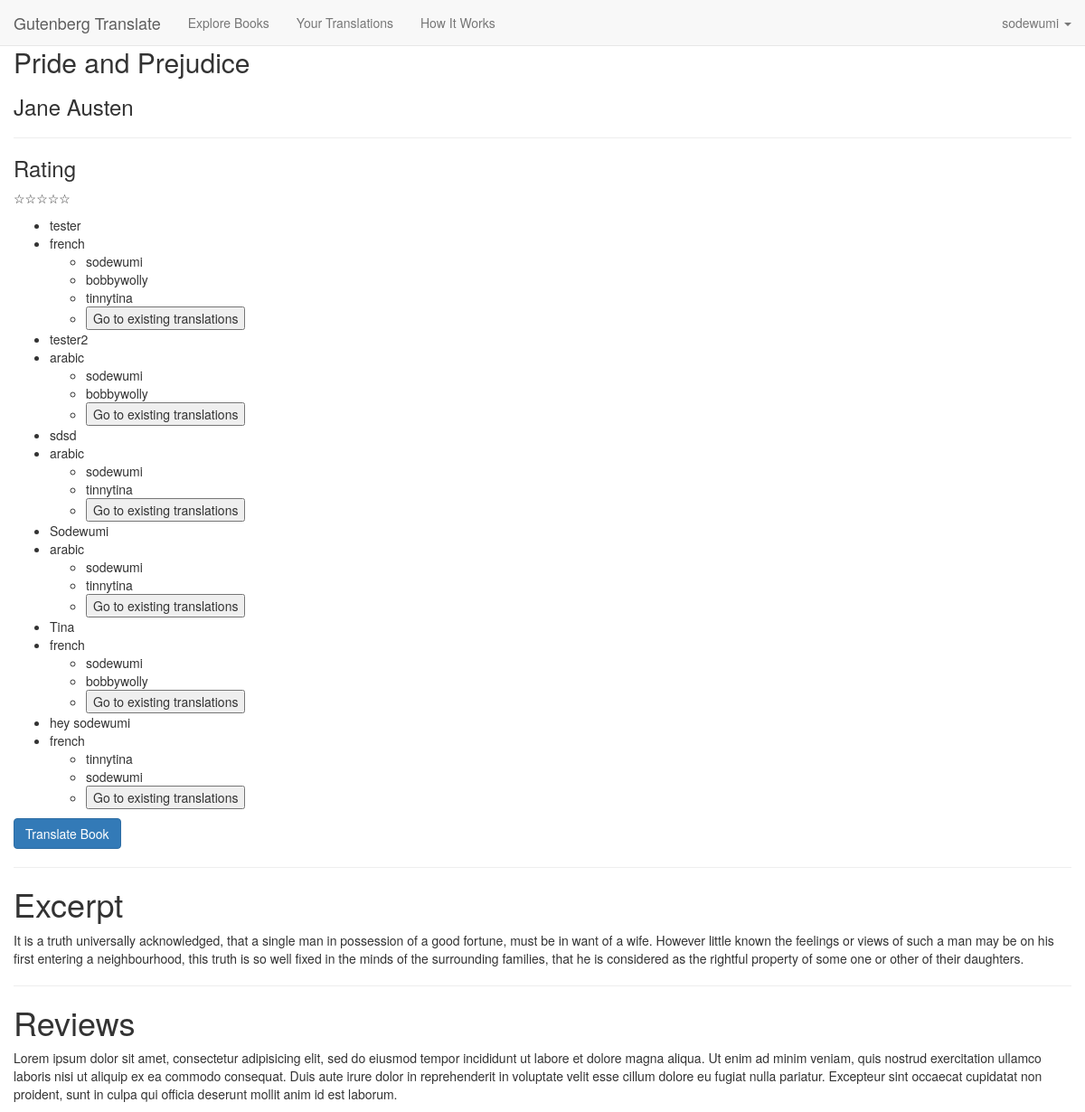
The page /description/42671 (signed in) on the database as committed earlier.
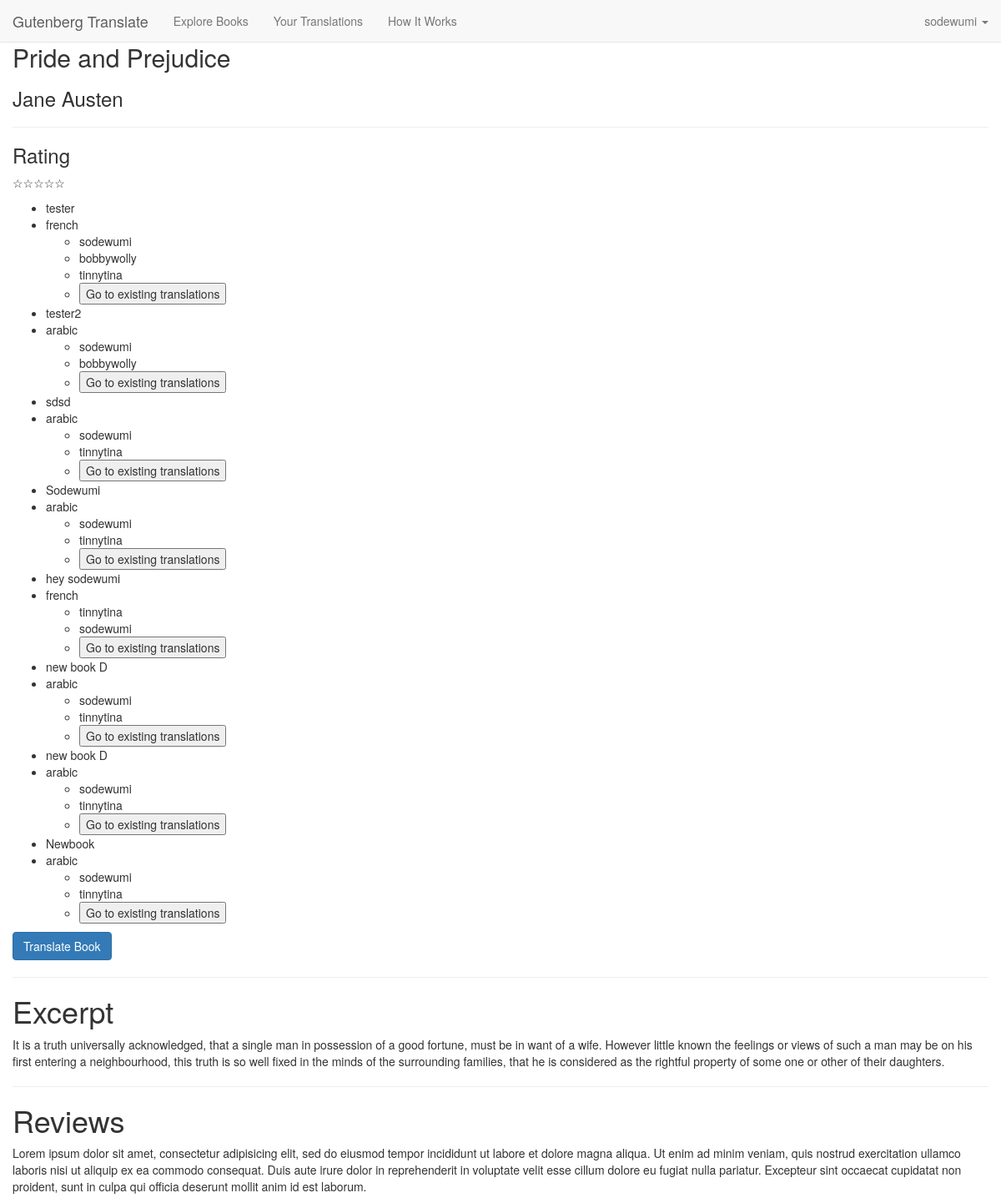
The same page on the database as committed later.
### model.py (models this page shows, shortened)
class Book(db.Model):
    __tablename__ = "books"
    book_id = db.Column(db.Integer, primary_key=True, autoincrement=True)
    name = db.Column(db.String(50), nullable=False)
    author = db.Column(db.String(45))
    reviews = db.Column(db.String())
    rating = db.Column(db.Integer)
    cover = db.Column(db.String())
    genre_name = db.Column(db.String(10))
    gutenberg_extraction_num = db.Column(db.String(10))
    isbn = db.Column(db.String(10))
    chapters = db.relationship("Chapter", backref="book")
    groups = db.relationship("Group", backref=db.backref("books"),
        secondary="bookgroups")

class Group(db.Model):
    __tablename__ = "groups"
    group_id = db.Column(db.Integer, primary_key=True, autoincrement=True)
    group_name = db.Column(db.String(30), nullable=False)

class BookGroup(db.Model):
    __tablename__ = "bookgroups"
    bookgroup_id = db.Column(db.Integer, primary_key=True, autoincrement=True)
    language = db.Column(db.String(15))
    group_id = db.Column(db.Integer, db.ForeignKey("groups.group_id"))
    book_id = db.Column(db.Integer, db.ForeignKey("books.book_id"))
    translations = db.relationship("Translation", backref="bookgroups")
    group = db.relationship("Group", backref=db.backref("bookgroups"))

class User(db.Model):
    __tablename__ = "users"
    user_id = db.Column(db.Integer, primary_key=True, autoincrement=True)
    email = db.Column(db.String(50), nullable=False, unique=True)
    password = db.Column(db.String(15), nullable=False)
    username = db.Column(db.String(15), nullable=False, unique=True)
    groups = db.relationship("Group", backref=db.backref("users"),
            secondary="usergroups")

### server.py (the view)
@app.route("/description/<int:gutenberg_extraction_number>", methods=["GET"])
def display_book_description(gutenberg_extraction_number):
    book_obj = Book.query.filter_by(gutenberg_extraction_num =
        gutenberg_extraction_number).one()
    if len(book_obj.chapters) > 0:
        book_obj_paragraphs = book_obj.chapters[1].paragraphs[0:3]
        book_obj_text = ""
        for p in book_obj_paragraphs:
            book_obj_text += " " + p.untranslated_paragraph
        book_obj_text[0:250]
    else:
        book_obj_text = None
    current_user = User.query.filter(User.user_id == session[u'login'][1]).one()
    current_book_groups_list = book_obj.groups
    current_user_groups_list = current_user.groups
    book_group_id_list = {group.group_id for group in current_book_groups_list}
    user_group_id_list = {group.group_id for group in current_user_groups_list}
    intersection = book_group_id_list & user_group_id_list
    groups_translating = Group.query.filter(Group.group_id.in_(intersection)).all()
    return render_template("book_description.html", display_book = book_obj,
        gutenberg_extraction_number=gutenberg_extraction_number, groups_list = groups_translating,
        display_text = book_obj_text)

### templates/book_description.html (shortened to what this page needs)
{% extends 'base.html' %}
{% block body %}
<div id="book_info">
    <p id="book_cover">
    </p>
    <div id="basic_book_info">
        <h2>{{ display_book.name }}</h2>
        <h3>{{ display_book.author }}</h3>
        <hr>
        <div id="book_rating">
            <h3>Rating</h3>
            <p>
                <span>☆</span><span>☆</span><span>☆</span><span>☆</span><span>☆</span>
            </p>
        </div>
        {% if groups_list %}
            <ul>
                {% for group in groups_list %}
                <li>{{ group.group_name }}</li>
                <li>
                    {{ group.bookgroups[0].language }}
                </li>
                    <ul>
                        {% for user in group.users %}
                        <li>{{ user.username }}</li>
                        {% endfor %}
                        <li>
                            <form class="edit_book_form" action="/rendertranslations"
                                    method="GET" data-bookId ="{{ display_book.book_id }}"
                                    data-language="{{  group.bookgroups[0].language }}"
                                    data-groupid="{{ group.group_id }}">
                                <input type="submit" value='Go to existing translations'>
                            </form>
                        </li>
                    </ul>
                {% endfor %}
            </ul>
        {% endif %}
        <button type="button" class="btn btn-primary" data-toggle="modal"
                data-target="#add_book_form">
            Translate Book
        </button>
    </div>
</div>
{% if display_text %}
<hr>
<div id="book_excerpt">
    <h1>Excerpt</h1>
    <p>
        {{ display_text }}
    </p>
</div>
{% endif %}
<hr>
<div id="book_reviews">
    <h1>Reviews</h1>
    <p>
        Lorem ipsum dolor sit amet, consectetur adipisicing elit, sed do eiusmod
        tempor incididunt ut labore et dolore magna aliqua. Ut enim ad minim veniam,
        quis nostrud exercitation ullamco laboris nisi ut aliquip ex ea commodo
        consequat. Duis aute irure dolor in reprehenderit in voluptate velit esse
        cillum dolore eu fugiat nulla pariatur. Excepteur sint occaecat cupidatat non
        proident, sunt in culpa qui officia deserunt mollit anim id est laborum.
    </p>
</div>
{% endblock %}

### templates/base.html (shortened to what this page needs)
<!DOCTYPE html>
<html class="full">
<head>
    <link rel="stylesheet" type="text/css" href="/static/bootstrap/css/bootstrap.css">
    <link rel="stylesheet" type="text/css" href="/static/css/style.css">
    <link rel="stylesheet" href="static/font-awesome/css/font-awesome.min.css">
</head>
<body>
    <nav class="navbar navbar-default navbar-fixed-top">
      <div class="container-fluid">
        <div class="navbar-header">
          <a class="navbar-brand" href="/">Gutenberg Translate</a>
        </div>
        <div class="collapse navbar-collapse" id="bs-example-navbar-collapse-1">
          <ul class="nav navbar-nav">
            <li><a href="/explore">Explore Books</a></li>
            {% if session.get('login') %}
            <li><a href="/profile/{{ session['login'][1] }}">Your Translations</a></li>
            {%endif%}
            <li><a href="#">How It Works</a></li>
          </ul>
          <ul class="nav navbar-nav navbar-right">
            {% if session.get('login') %}
            <li class="dropdown">
                <a href="#" class="dropdown-toggle" data-toggle="dropdown" role="button" aria-expanded="false"> {{ session['login'][0] }} <span class="caret"></span></a>
            </li>
            {% else %}
            <li><a href="/">Login</a></li>
            {% endif %}
          </ul>
        </div>
      </div>
    </nav>
    <div id="block" class="container-fluid">
        {% block body %}
        {% endblock %}
    </div>
</body>
</html>

### static/css/style.css (style rules this page uses)
.navbar { margin-bottom: 0px; }

Rows that differ between the two databases and show on the page:
no longer on this page (row unchanged): Group: group_name "Tina", language "french", User (username "sodewumi"), User (username "bobbywolly")
added Group: group_name "new book D", language "arabic", User (username "sodewumi"), User (username "tinnytina")
added Group: group_name "new book D", language "arabic", User (username "sodewumi"), User (username "tinnytina")
added Group: group_name "Newbook", language "arabic", User (username "sodewumi"), User (username "tinnytina")
